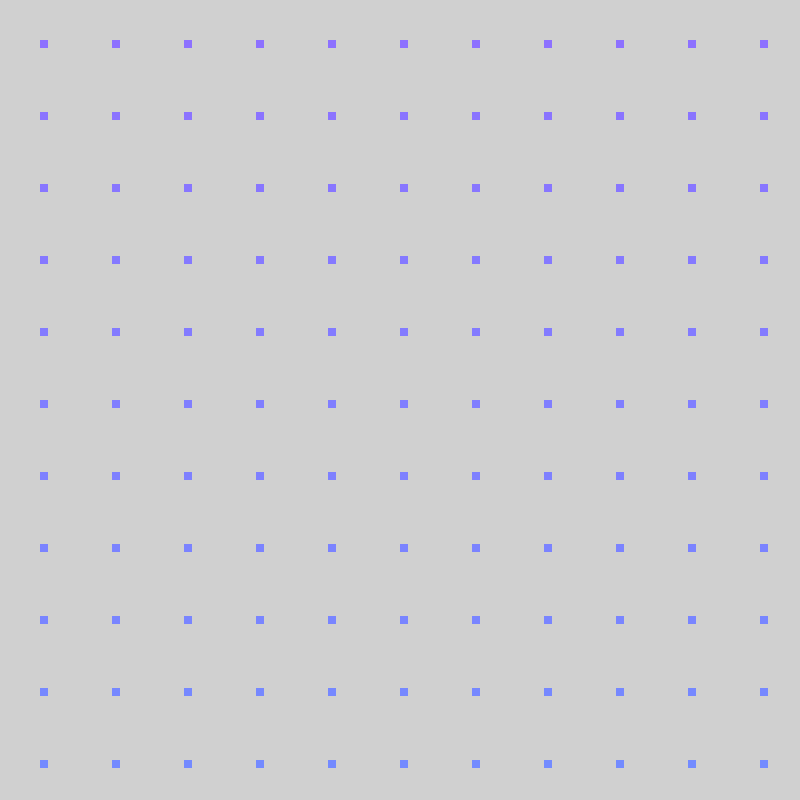
Frame 1 (no input)
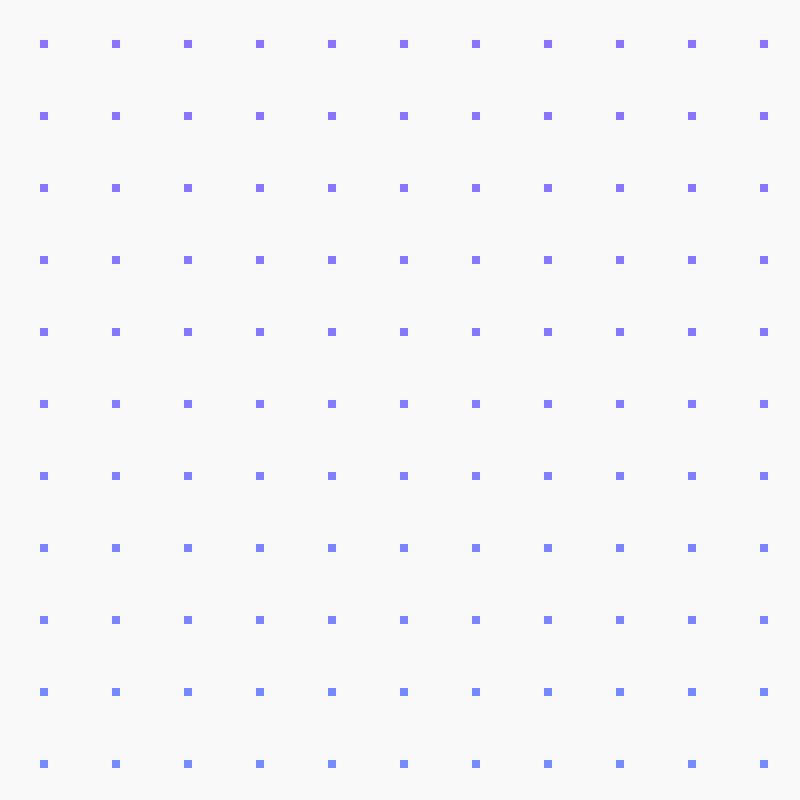
Frame 60 (the mouse pressed at the canvas centre just before this capture)
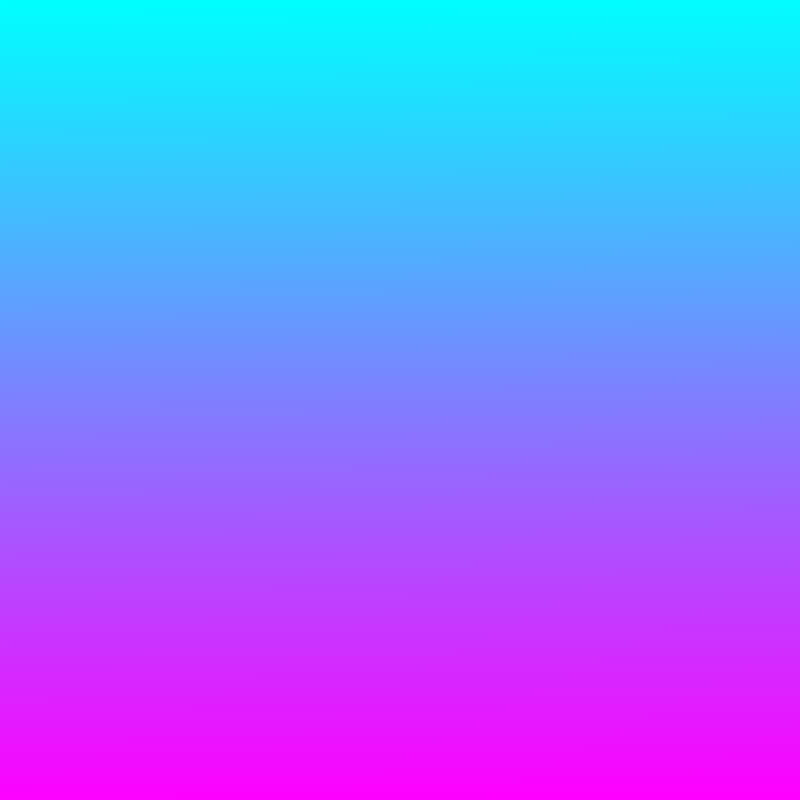
Frame 120 (the mouse held since frame 60 and released just before this capture)

The Processing sketch that drew these frames (run headless with seeded random() and noise(); from frame 60 on, the mouse is pressed at the canvas centre):

// Processing sketch: TheMatrix
// ── TheMatrix.pde
/* Iteration example - BT 

The math on this is a bit rough,
and not worth studying.
This sketch aims to show the power
of interacting with a loop.
*/

float bubbles = 10000;
float row = sqrt(bubbles);
float size;

void setup() {
 size(800,800); 
 noStroke();
 size = height/row;
}

void draw() {
  fill(#ffffff, 20);
  rect(0,0,width,height);
  for (float i=0;i<bubbles;i++) {
   float x = (i%row) * size;
   x += ((mouseX-width/2)/5) * (i%row-row/2);
   float y = int(i/row) * size;
   y += ((mouseY-height/2)/5) * (int(i/row)-row/2);
   float r = map(i,0,bubbles,0,255);
   float g = map(i,0,bubbles,255,0);
   float b = 255;
   fill(r,g,b); 
   rect(x,y,size,size);
  }
}
